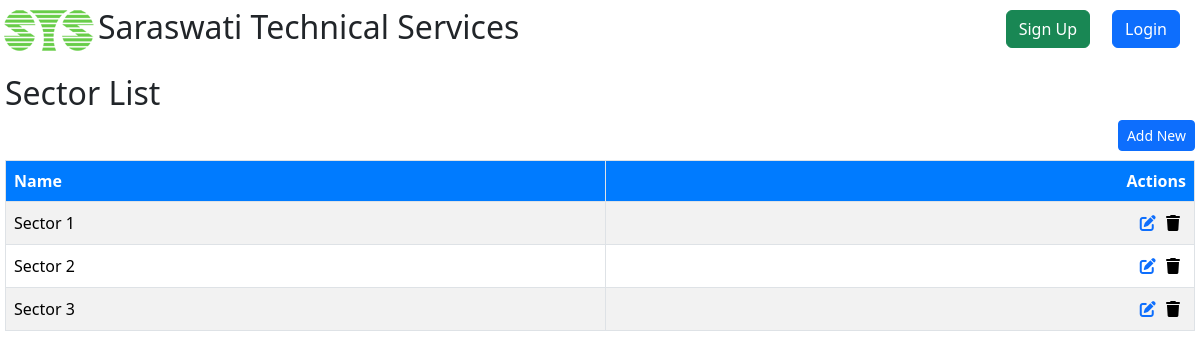
Page /project/sectorList on the earlier database version.
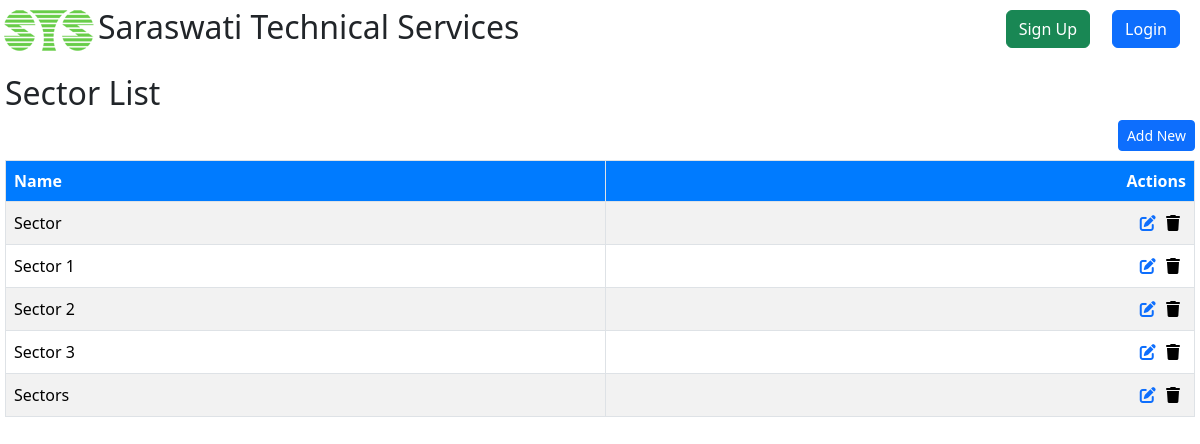
Same page on the later database version.
### Project/models.py (models this page shows, shortened)
class Sector(models.Model):
    sectorName = models.CharField(max_length=20)

### Project/views.py (the view)
# urls.py: path('sectorList', views.sectorList, name="sectorList"),
def sectorList(request):
    sector = Sector.objects.all().order_by('sectorName')
    context = {"sector": sector}
    return render(request, "project/sectorList.html", context)

### Project/templates/project/sectorList.html
{% extends "registration/base.html" %}
{% block content %}
    <h2>Sector List</h2>
    <button type="button" class="btn btn-primary btn-sm" style="float:right;" hx-get="{% url 'sectorCreateView' %}" hx-target="#modal-body" hx-trigger="click" hx-swap="innerHTML">
        Add New
    </button>
    <table class="table table-striped table-hover mt-5">
        <thead>
            <tr>
                <th class="text-start border">Name</th>
                <th class="text-end border">Actions</th>
            </tr>
        </thead>
        <tbody>
            {% for sc in sector %}
                {% include 'project/sectorRow.html' with sc=sc %}
            {% endfor %}
        </tbody>
    </table>
{% endblock %}

### Project/templates/project/sectorRow.html (shortened to what this page needs)
<tr id="sector-{{ sc.id }}">
    <td class="text-start border">{{ sc.sectorName }}</td>
    <td class="text-end border sector-actions">
        <a href="{% url 'sectorUpdateView' sc.id %}" hx-get="{% url 'sectorUpdateView' sc.id %}" hx-target="#modal-body" hx-swap="innerHTML" title="Edit Sector"><i class="fas fa-edit" aria-hidden="true"></i></a>
        <form id="delete-form-{{ sc.id }}" method="POST" style="display:inline;" id="delete-form-{{ sc.id }}" hx-post="{% url 'sectorDeleteView' sc.id %}"
              hx-target="#sector-{{ sc.id }}"
              hx-swap="outerHTML">
            <button type="submit" style="background: none; border: none; cursor: pointer;" title="Delete Sector">
                <i class="fas fa-trash" aria-hidden="true"></i>
            </button>
        </form>
    </td>
</tr>

Differences in the rows shown:
added Sector: sectorName "Sector"
added Sector: sectorName "Sectors"
